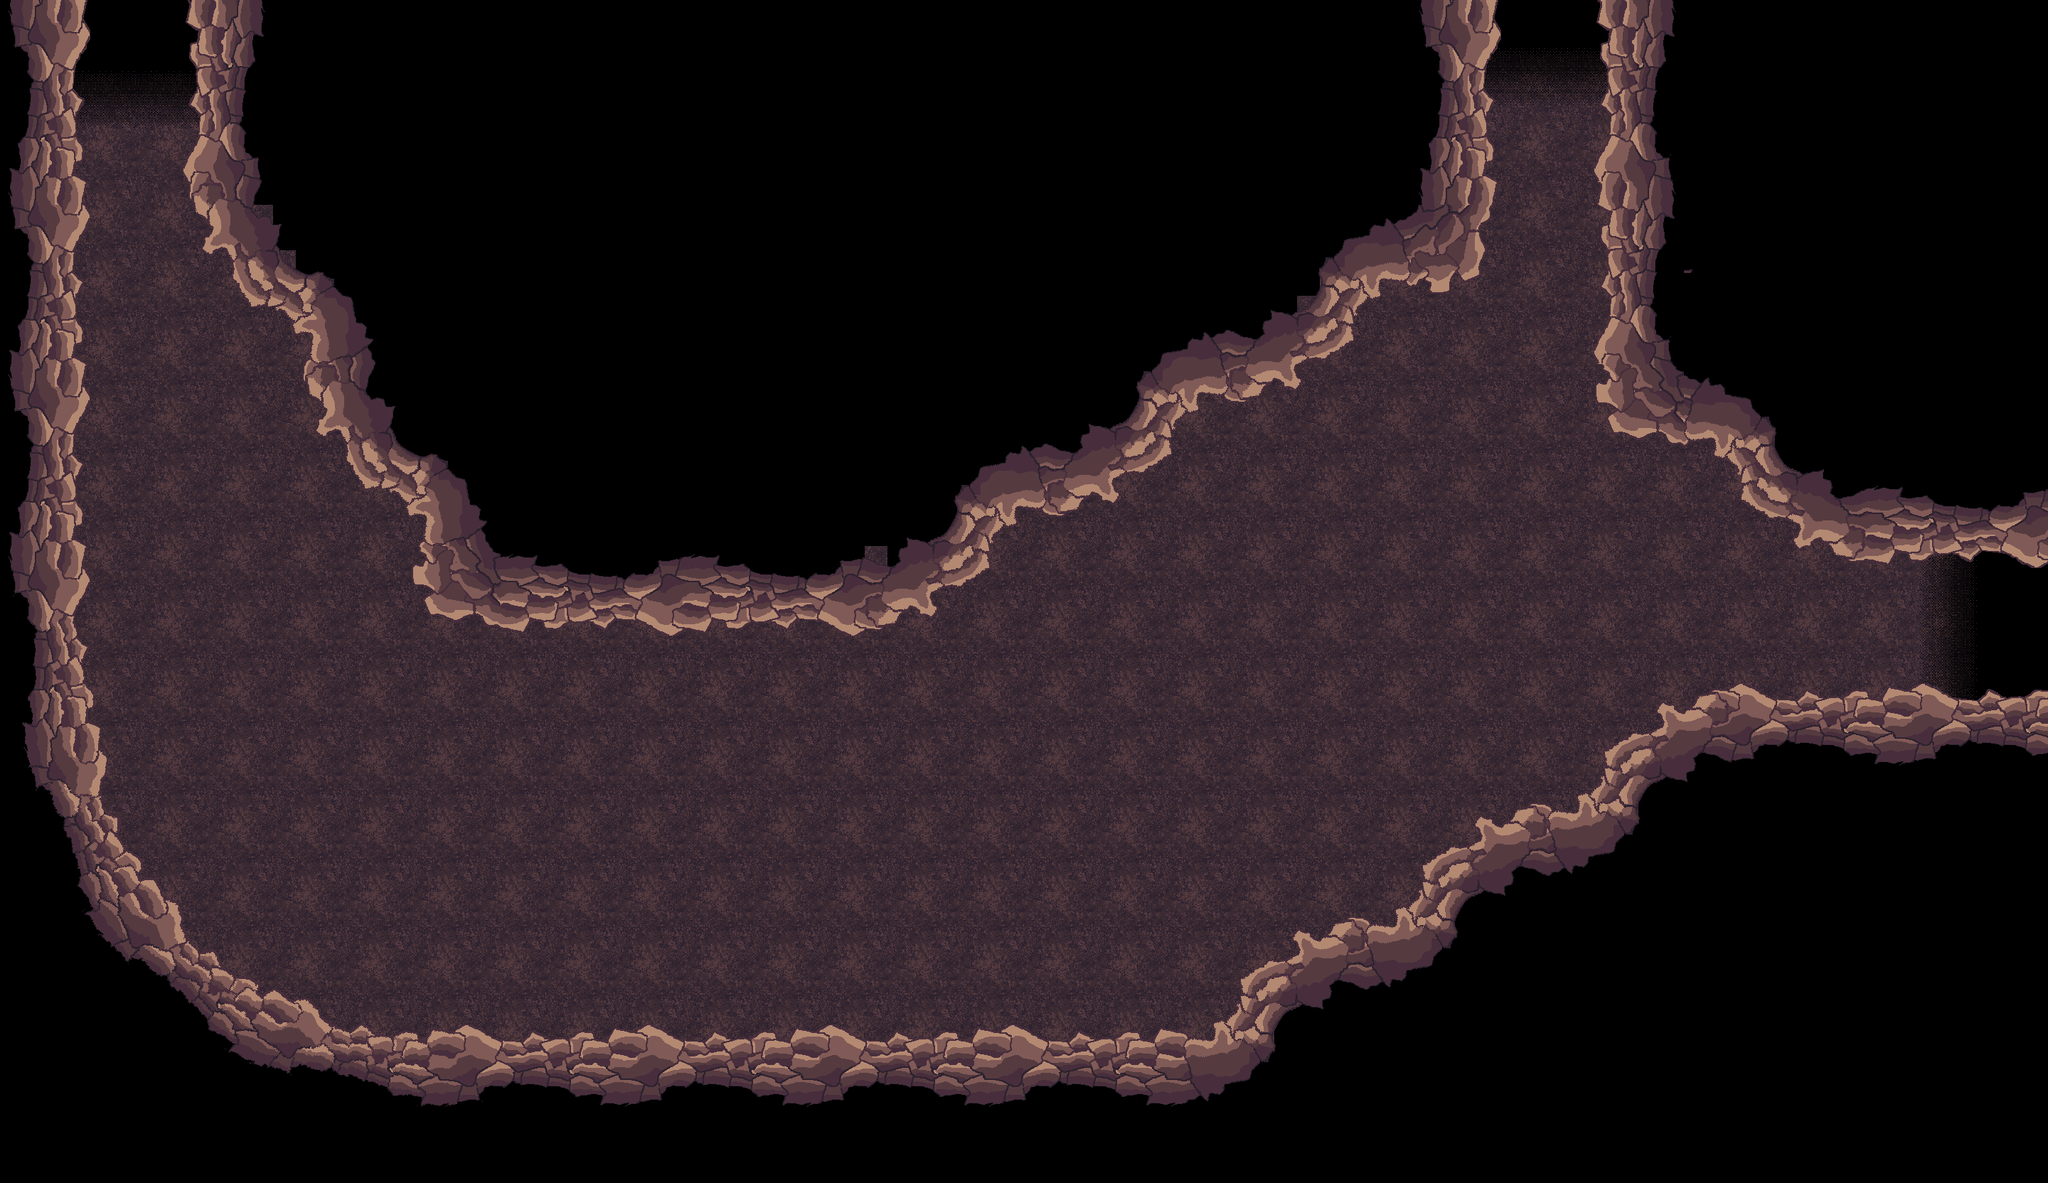

A level layout from a 2D game, rendered from its tile map. Below: a short description, then the map file with tile-grid data replaced by summaries:
An orthogonal 90x52 tile map with 32x32 px tiles, 3 tile layers (floor, darkness, walls), 2 tilesets and 43 objects (29x Wall, 4x Fungus, 3x Door, 3x Zone, Entrance, ...).

<map version="1.10" tiledversion="1.11.2" orientation="orthogonal" renderorder="right-down" width="90" height="52" tilewidth="32" tileheight="32" infinite="0" nextlayerid="9" nextobjectid="48">
 <tileset firstgid="1" source="../tilesets/floor1-features.tsx" />
 <tileset firstgid="4097" source="../Caverns Floor 1.tsx" />
 <layer id="4" name="floor" width="90" height="52">
  <data>[4680 cells, 4680 non-empty, 9 distinct tile ids]</data>
 </layer>
 <layer id="5" name="darkness" width="90" height="52">
  <data>[4680 cells, 2228 non-empty, 5 distinct tile ids]</data>
 </layer>
 <layer id="1" name="walls" width="90" height="52">
  <data>[4680 cells, 1784 non-empty, 750 distinct tile ids]</data>
 </layer>
 <objectgroup id="6" name="walls" visible="0">
  <object id="1" name="Wall" x="125" y="945">
   <polygon points="0,0 6,29 -2,107 13,126 2,146 22,185 47,203 47,227 59,248 81,303 111,334 114,355 153,382 181,385 259,461 272,468 303,469 311,488 355,494 383,487 404,496 427,496 518,521 540,514 556,530 585,533 634,511 652,521 652,528 657,624 -65,566 -116,-1" />
  </object>
  <object id="2" name="Wall" x="643" y="1449">
   <polygon points="0,0 14,-6 65,17 93,19 109,3 132,16 160,15 171,4 194,4 195,14 213,18 224,0 249,6 256,3 255,105 -1,112" />
  </object>
  <object id="3" name="Wall" x="899" y="1448">
   <polygon points="0,0 14,-6 65,17 93,19 109,3 132,16 160,15 171,4 194,4 195,14 213,18 224,0 249,6 256,3 255,105 -1,112" />
  </object>
  <object id="4" name="Wall" x="1154" y="1449">
   <polygon points="0,0 14,-6 65,17 93,19 109,3 132,16 160,15 171,4 194,4 195,14 213,18 224,0 249,6 256,3 255,105 -1,112" />
  </object>
  <object id="5" name="Wall" x="1410" y="1448">
   <polygon points="0,0 14,-6 65,17 93,19 109,3 132,16 160,15 171,4 194,4 195,14 213,18 224,0 249,6 256,3 255,105 -1,112" />
  </object>
  <object id="6" name="Wall" x="2433" y="968">
   <polygon points="0,0 14,-6 65,17 93,19 109,3 132,16 160,15 171,4 194,4 195,14 213,18 224,0 249,6 256,3 255,105 -1,112" />
  </object>
  <object id="7" name="Wall" x="2689" y="967">
   <polygon points="0,0 14,-6 65,17 93,19 109,3 132,16 160,15 171,4 194,4 195,14 213,18 224,0 249,6 256,3 255,105 -1,112" />
  </object>
  <object id="8" name="Wall" x="708" y="886">
   <polygon points="0,0 30,4 44,-16 65,-4 130,-10 147,-1 163,-15 237,9 256,2 257,-119 1,-119" />
  </object>
  <object id="9" name="Wall" x="965" y="884">
   <polygon points="0,0 30,4 44,-16 65,-4 130,-10 147,-1 163,-15 237,9 256,2 257,-119 1,-119" />
  </object>
  <object id="10" name="Wall" x="586" y="767">
   <polygon points="0,0 12,21 -8,30 -2,54 21,99 118,120 120,6" />
  </object>
  <object id="12" name="Wall" x="1223" y="888">
   <polygon points="0,0 64,-31 89,-22 100,-35 88,-51 171,-90 175,-128 208,-153 211,-172 274,-164 254,-280 -2,-248" />
  </object>
  <object id="13" name="Wall" x="1474" y="727">
   <polygon points="0,0 64,-31 89,-22 100,-35 88,-51 171,-90 175,-128 208,-153 211,-172 274,-164 254,-280 -2,-248" />
  </object>
  <object id="14" name="Wall" x="1729" y="566">
   <polygon points="0,0 64,-31 89,-22 100,-35 88,-51 171,-90 175,-128 208,-153 211,-172 274,-164 254,-280 -2,-248" />
  </object>
  <object id="15" name="Wall" x="1666" y="1453">
   <polygon points="0,0 42,9 42,-12 83,-41 81,-77 161,-113 155,-138 160,-146 185,-133 233,-164 255,-161 255,83 -1,83" />
  </object>
  <object id="16" name="Wall" x="1920" y="1293">
   <polygon points="0,0 42,9 42,-12 83,-41 81,-77 161,-113 155,-138 160,-146 185,-133 233,-164 255,-161 255,83 -1,83" />
  </object>
  <object id="17" name="Wall" x="2176" y="1133">
   <polygon points="0,0 42,9 42,-12 83,-41 81,-77 161,-113 155,-138 160,-146 185,-133 233,-164 255,-161 255,83 -1,83" />
  </object>
  <object id="18" name="Wall" x="-4" y="284">
   <polygon points="0,0 117,1 123,-32 105,-44 105,-58 116,-62 115,-84 107,-130 122,-145 103,-165 125,-241 118,-263 0,-256 0,0" />
  </object>
  <object id="19" name="Wall" x="-6" y="542">
   <polygon points="0,0 117,1 123,-32 105,-44 105,-58 116,-62 115,-84 107,-130 122,-145 103,-165 125,-241 118,-263 0,-256 0,0" />
  </object>
  <object id="20" name="Wall" x="-4" y="800">
   <polygon points="0,0 117,1 123,-32 105,-44 105,-58 116,-62 115,-84 107,-130 122,-145 103,-165 125,-241 118,-263 0,-256 0,0" />
  </object>
  <object id="21" name="Wall" x="1" y="1058">
   <polygon points="0,0 117,1 123,-32 105,-44 105,-58 116,-62 115,-84 107,-130 122,-145 103,-165 125,-241 118,-263 0,-256 0,0" />
  </object>
  <object id="22" name="Wall" x="261" y="253">
   <polygon points="0,0 -4,-17 19,-84 6,-107 14,-152 5,-187 15,-193 21,-209 0,-221 6,-253 107,-252 105,6" />
  </object>
  <object id="23" name="Wall" x="2248" y="250">
   <polygon points="0,0 -4,-17 19,-84 6,-107 14,-152 5,-187 15,-193 21,-209 0,-221 6,-253 107,-252 105,6" />
  </object>
  <object id="24" name="Wall" x="2624" y="790">
   <polygon points="0,0 30,4 44,-16 65,-4 130,-10 147,-1 163,-15 237,9 256,2 257,-119 1,-119" />
  </object>
  <object id="26" name="Wall" x="2250" y="505">
   <polygon points="0,0 12,21 -8,30 -2,54 21,99 118,120 120,6" />
  </object>
  <object id="27" name="Wall" x="1983" y="290">
   <polygon points="0,0 117,1 123,-32 105,-44 105,-58 116,-62 115,-84 107,-130 122,-145 103,-165 125,-241 118,-263 0,-256 0,0" />
  </object>
  <object id="28" name="Wall" x="1983" y="401">
   <polygon points="0,0 25,9 52,7 97,-16 112,-114 -2,-115" />
  </object>
  <object id="29" name="Wall" x="2246" y="506">
   <polygon points="0,0 -4,-17 19,-84 6,-107 14,-152 5,-187 15,-193 21,-209 0,-221 6,-253 107,-252 105,6" />
  </object>
  <object id="30" name="Wall" x="2374" y="628">
   <polygon points="0,0 38,-10 41,13 54,18 78,43 79,77 122,102 161,111 152,133 158,146 189,129 232,163 253,159 254,-84 -2,-84" />
  </object>
  <object id="31" name="Wall" x="265" y="257">
   <polygon points="0,0 11,44 31,64 21,95 54,97 93,179 148,195 149,210 174,212 161,279 172,300 195,319 181,350 191,357 211,349 222,391 249,430 305,450 311,470 332,469 331,503 439,511 439,-1" />
  </object>
 </objectgroup>
 <objectgroup id="7" name="doors">
  <object id="37" name="Entrance" x="189" y="224">
   <point />
  </object>
  <object id="38" name="Entrance2" x="2176" y="212">
   <point />
  </object>
  <object id="39" name="Entrance3" x="2669" y="892">
   <point />
  </object>
  <object id="40" name="Door" x="98" y="62" width="191" height="38">
   <properties>
    <property name="targetObj" value="Entrance3" />
    <property name="targetRoom" value="room4" />
   </properties>
  </object>
  <object id="41" name="Door" x="2762" y="787" width="48" height="189">
   <properties>
    <property name="targetObj" value="Entrance" />
    <property name="targetRoom" value="room6" />
   </properties>
  </object>
  <object id="43" name="Door" x="2104" y="46" width="148" height="23">
   <properties>
    <property name="targetObj" value="Entrance" />
    <property name="targetRoom" value="room7" />
   </properties>
  </object>
 </objectgroup>
 <objectgroup id="8" name="zones">
  <object id="32" name="Zone" x="436" y="904" width="1280" height="516" />
  <object id="33" name="Zone" x="1750" y="590" width="442" height="518" />
  <object id="34" name="Zone" x="162" y="498" width="262" height="614" />
  <object id="35" name="Nest" x="796" y="256">
   <properties>
    <property name="challenge_rating" type="int" value="36" />
    <property name="include_silver" type="bool" value="true" />
   </properties>
   <point />
  </object>
  <object id="44" name="Fungus" x="165.333" y="364">
   <point />
  </object>
  <object id="45" name="Fungus" x="1964" y="501.333">
   <point />
  </object>
  <object id="46" name="Fungus" x="2606.67" y="844">
   <point />
  </object>
  <object id="47" name="Fungus" x="978" y="1358">
   <point />
  </object>
 </objectgroup>
</map>
